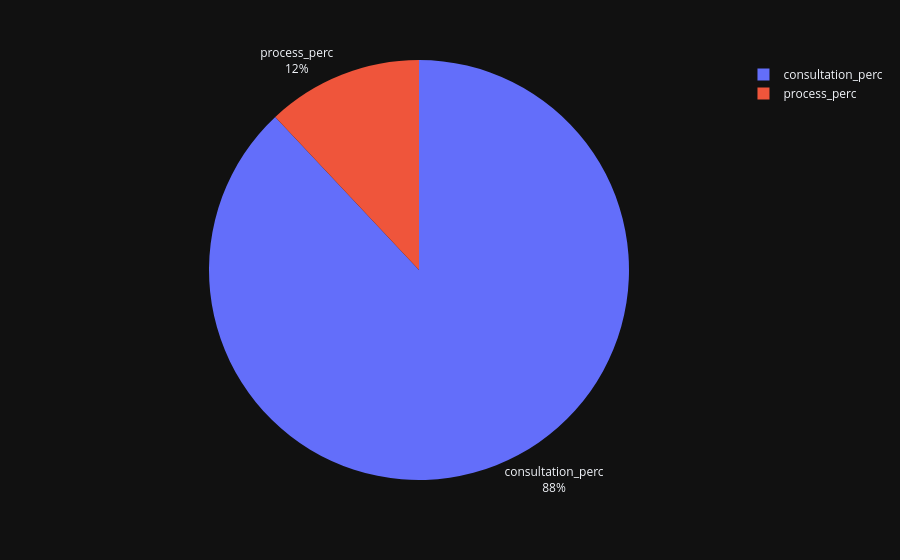

Notebook code for this chart:
### Code cell
fig = px.pie(
    percentuais, names=percentuais.index, template=template_style, values=percentuais,
    hover_name=periodos.index, labels={"color": "tempo de espera em min"},
)
fig.update_traces(textposition="outside", textinfo="percent+label")
fig.show()

### Figure 1 — Plotly figure (JSON) as saved in the notebook; plotly's stock layout.template omitted (floating-point values rounded to 4 significant figures)
{"data": [{"domain": {"x": [0, 1], "y": [0, 1]}, "hovertemplate": "<b>%{hovertext}</b><br><br>index=%{label}<br>0=%{value}<extra></extra>", "hovertext": ["consultation_period", "process_period"], "labels": ["consultation_perc", "process_perc"], "legendgroup": "", "name": "", "showlegend": true, "textinfo": "percent+label", "textposition": "outside", "type": "pie", "values": [0.88, 0.12]}], "layout": {"legend": {"tracegroupgap": 0}, "margin": {"t": 60}}}
